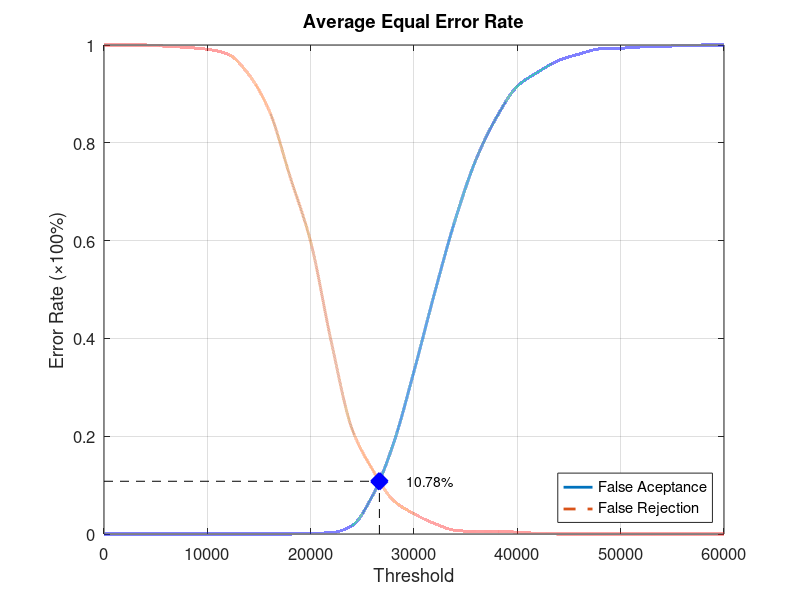
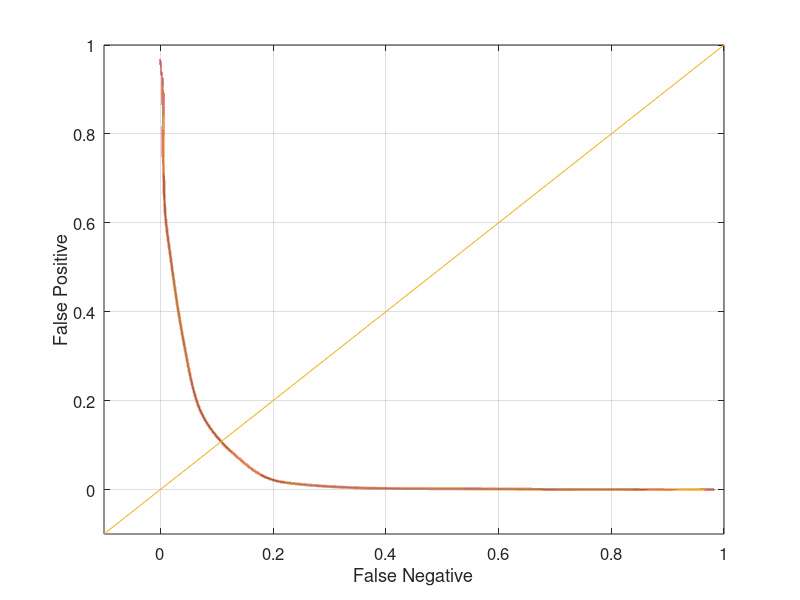

The MATLAB source for these figures, in order:
function yEER = Experiment1Average
close all;
clear;
clc;
x = 0:2000:60000;
xq = 0:0.5:60000;

y0 = [0 0 0 0 0 0 0 0 0 0 0.00131579 0.00263158 0.0171053 0.0789474 0.184211 0.332895 0.493421 0.643421 0.76579 0.852632 0.915789 0.944737 0.968421 0.981579 0.992105 0.993421 0.996053 0.997368 0.998684 1 1];
yy0 = interp1(x, y0, xq, 'pchip');
y1 = [1 1 1 0.9975 0.995 0.99125 0.98125 0.94 0.865 0.73125 0.5975 0.3925 0.215 0.13125 0.06875 0.04125 0.02125 0.0075 0.005 0.005 0.00375 0.00125 0 0 0 0 0 0 0 0 0];
yy1 = interp1(x, y1, xq, 'pchip');

% Calculating EER: 
y2 = abs(y0 - y1);
find(y2 == min(y2))
yy2 = abs(yy0 - yy1);
xEER = find(yy2 == min(yy2));
xEERIndex = xq(xEER) % X-axis EER
yEER = yy0(xEER) % Y-axis EER

main = figure
plot(xq, yy0,'-','LineWidth', 2);	hold on
plot(xq, yy1,'--','LineWidth', 2);	hold on
plot([xEERIndex xEERIndex], [0 yEER], 'k--');	hold on
plot([0 xEERIndex], [yEER yEER], 'k--');	hold on
plot(xEERIndex, yEER, 'bx', 'LineWidth', 10);	hold on
text(xEERIndex + 10 * xEERIndex / 100, yEER, [num2str(round((10000 * yEER)) / 100) '%'])
legend('False Aceptance', 'False Rejection', 'Location', 'SouthEast')
xlabel('Threshold')
ylabel('Error Rate (\times100%)')
title('Average Equal Error Rate')
set(gca, 'FontSize', 12)
axis([0 60000 0 1])
grid on

print(main, 'Experiment1AverageMain', '-dpng');
FNRxFPR = figure('Color', [1 1 1]);
plot(yy1, yy0, '-', yy1, yy0, 'LineWidth', 2);
hold on
y = -0.1:0.1:1
plot(y, y); 
set(gca, 'FontSize', 12)
xlabel('False Negative')
ylabel('False Positive')
axis([-0.1 1 -0.1 1])
set(gca, 'FontSize', 12)
grid on

print(FNRxFPR, 'Experiment1AverageFNRxFPR','-dpng');
end
